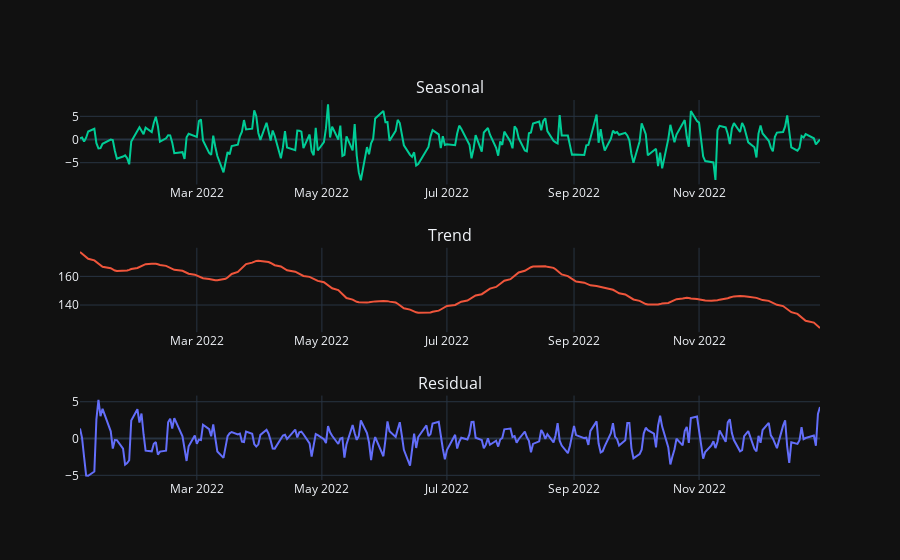

Notebook code cell kept with this figure:
### Markdown cell above
**LOESS Method**
================

**What is LOESS?**
----------------

LOESS (Locally Estimated Scatterplot Smoothing) is a statistical method for smoothing a scatterplot by fitting a non-parametric regression curve to the data. It is a popular method for visualizing and analyzing the relationship between two variables.

**How does LOESS work?**
----------------------

LOESS works by fitting a weighted least squares regression line to the data in a local neighborhood around each point. The weights are determined by a kernel function, which assigns more weight to points that are closer to the point of interest. The size of the neighborhood is controlled by a smoothing parameter, which determines the amount of smoothing applied to the data.

**Advantages of LOESS**
----------------------

* **Flexibility**: LOESS can handle non-linear relationships between variables.
* **Robustness**: LOESS is robust to outliers and non-normal data.
* **Interpretability**: LOESS provides a clear visual representation of the relationship between variables.

**Disadvantages of LOESS**
-----------------------

* **Computational intensity**: LOESS can be computationally intensive for large datasets.
* **Choice of smoothing parameter**: The choice of smoothing parameter can affect the results.

**Common Applications of LOESS**
------------------------------

* **Data visualization**: LOESS is often used to visualize the relationship between two variables.
* **Time series analysis**: LOESS can be used to smooth time series data.
* **Regression analysis**: LOESS can be used as a non-parametric alternative to traditional regression methods.

### Code cell
# Example code
from statsmodels.tsa.seasonal import STL

# Example usage:
stl = STL(stock_data['Close'], period=12)
result = stl.fit()
seasonal = result.seasonal
trend = result.trend
observed = result.observed
residual = result.resid

# Plot decomposition components
fig = make_subplots(rows=3, cols=1, subplot_titles=("Seasonal", "Trend", "Residual"))
fig.add_trace(go.Scatter(x=stock_data.index, y=seasonal, mode='lines', name='Seasonal'), row=3, col=1)
fig.add_trace(go.Scatter(x=stock_data.index, y=trend, mode='lines', name='Trend'), row=2, col=1)
#fig.add_trace(go.Scatter(x=stock_data.index, y=observed, mode='lines', name='Actual Data'), row=1, col=1)
fig.add_trace(go.Scatter(x=stock_data.index, y=residual, mode='lines', name='Residual'), row=1, col=1)
fig.update_layout(template="plotly_dark", showlegend=False)
fig.show()

### Figure 1 — Plotly figure (JSON) as saved in the notebook; plotly's stock layout.template omitted (floating-point values rounded to 4 significant figures; data arrays with more than 128 entries replaced by an {"elided": "..."} marker saying what was removed)
{"data": [{"mode": "lines", "name": "Seasonal", "type": "scatter", "x": {"elided": "251 str values"}, "xaxis": "x3", "y": {"elided": "251 float values"}, "yaxis": "y3"}, {"mode": "lines", "name": "Trend", "type": "scatter", "x": {"elided": "251 str values"}, "xaxis": "x2", "y": {"elided": "251 float values"}, "yaxis": "y2"}, {"mode": "lines", "name": "Residual", "type": "scatter", "x": {"elided": "251 str values"}, "xaxis": "x", "y": {"elided": "251 float values"}, "yaxis": "y"}], "layout": {"annotations": [{"font": {"size": 16}, "showarrow": false, "text": "Seasonal", "x": 0.5, "xanchor": "center", "xref": "paper", "y": 1, "yanchor": "bottom", "yref": "paper"}, {"font": {"size": 16}, "showarrow": false, "text": "Trend", "x": 0.5, "xanchor": "center", "xref": "paper", "y": 0.6111, "yanchor": "bottom", "yref": "paper"}, {"font": {"size": 16}, "showarrow": false, "text": "Residual", "x": 0.5, "xanchor": "center", "xref": "paper", "y": 0.2222, "yanchor": "bottom", "yref": "paper"}], "showlegend": false, "xaxis": {"anchor": "y", "domain": [0, 1]}, "xaxis2": {"anchor": "y2", "domain": [0, 1]}, "xaxis3": {"anchor": "y3", "domain": [0, 1]}, "yaxis": {"anchor": "x", "domain": [0.7778, 1]}, "yaxis2": {"anchor": "x2", "domain": [0.3889, 0.6111]}, "yaxis3": {"anchor": "x3", "domain": [0, 0.2222]}}}
